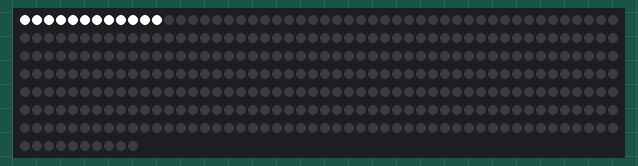
Bench run of a sketch on a simulated Arduino Uno, built with avr-gcc and run on an emulated ATmega328P. On the bench: 360 RGB LEDs in strip order, left to right, continuing on the next row. Dim RGB values are drawn brighter than linear; the strip is taken to match the declared colour order; random numbers use the default seed unless the sketch sets one.

Above: at 0.4 s.
At 11.09 s:
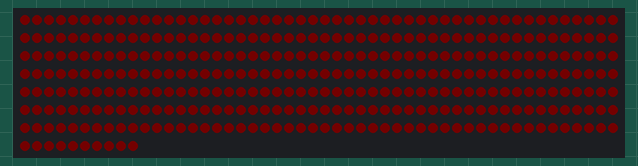
At 16.14 s:
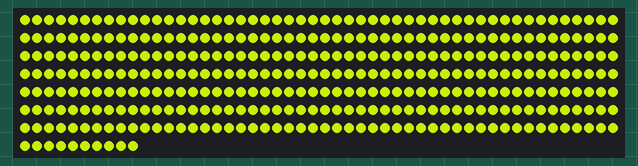
At 21.12 s:
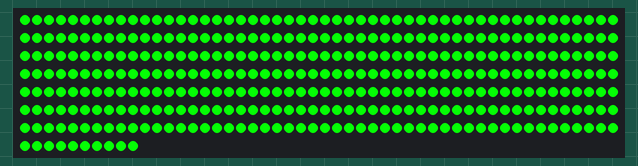
At 31.83 s:
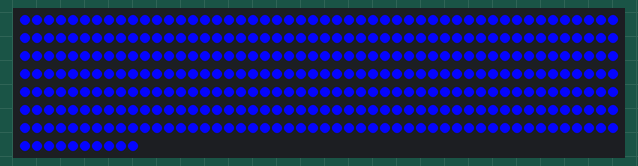
At 38.69 s:
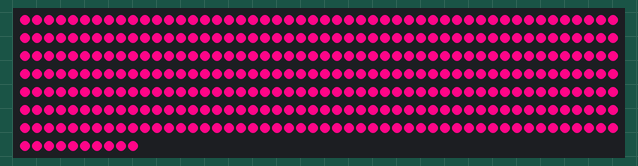

The sketch:

RGBWbasicLoop.ino
```cpp
// NeoPixel test program showing use of the WHITE channel for RGBW
// pixels only (won't look correct on regular RGB NeoPixel strips).

#include <Adafruit_NeoPixel.h>
#ifdef __AVR__
 #include <avr/power.h> // Required for 16 MHz Adafruit Trinket
#endif

// Which pin on the Arduino is connected to the NeoPixels?
// On a Trinket or Gemma we suggest changing this to 1:
#define LED_PIN     12

// How many NeoPixels are attached to the Arduino?
#define LED_COUNT  360

// NeoPixel brightness, 0 (min) to 255 (max)
#define BRIGHTNESS 255 // Set BRIGHTNESS to about 1/5 (max = 255)

// Declare our NeoPixel strip object:
Adafruit_NeoPixel strip(LED_COUNT, LED_PIN, NEO_RGBW + NEO_KHZ800);
// Argument 1 = Number of pixels in NeoPixel strip
// Argument 2 = Arduino pin number (most are valid)
// Argument 3 = Pixel type flags, add together as needed:
//   NEO_KHZ800  800 KHz bitstream (most NeoPixel products w/WS2812 LEDs)
//   NEO_KHZ400  400 KHz (classic 'v1' (not v2) FLORA pixels, WS2811 drivers)
//   NEO_GRB     Pixels are wired for GRB bitstream (most NeoPixel products)
//   NEO_RGB     Pixels are wired for RGB bitstream (v1 FLORA pixels, not v2)
//   NEO_RGBW    Pixels are wired for RGBW bitstream (NeoPixel RGBW products)

void setup() {
  // These lines are specifically to support the Adafruit Trinket 5V 16 MHz.
  // Any other board, you can remove this part (but no harm leaving it):
#if defined(__AVR_ATtiny85__) && (F_CPU == 16000000)
  clock_prescale_set(clock_div_1);
#endif
  // END of Trinket-specific code.

  //Serial.begin(115200);
  strip.begin();           // INITIALIZE NeoPixel strip object (REQUIRED)
  strip.show();            // Turn OFF all pixels ASAP
  strip.setBrightness(BRIGHTNESS);

  randomSeed(analogRead(0));

  colorWipe(strip.Color(  0,   0,   255, 255), 10); // True white (not RGB white)
}

void loop() {
  // Fill along the length of the strip in various colors...
//  colorWipe(strip.Color(255,   0,   0)     , 50); // Red
//  colorWipe(strip.Color(  0, 255,   0)     , 50); // Green
//  colorWipe(strip.Color(  0,   0, 255)     , 50); // Blue
//  colorWipe(strip.Color(  0,   0,   255, 255), 10); // True white (not RGB white)


  solidFader(100, 100);

  rainbowFade2White(30, 100);


}

// Fill strip pixels one after another with a color. Strip is NOT cleared
// first; anything there will be covered pixel by pixel. Pass in color
// (as a single 'packed' 32-bit value, which you can get by calling
// strip.Color(red, green, blue) as shown in the loop() function above),
// and a delay time (in milliseconds) between pixels.
void colorWipe(uint32_t color, int wait) {
  for(int i=0; i<strip.numPixels(); i++) { // For each pixel in strip...
    strip.setPixelColor(i, color);         //  Set pixel's color (in RAM)
    strip.show();                          //  Update strip to match
    delay(wait);                           //  Pause for a moment
  }
}


void rainbowFade2White(int wait, int rainbowLoops) {
  int fadeVal=100, fadeMax=100;

  // Hue of first pixel runs 'rainbowLoops' complete loops through the color
  // wheel. Color wheel has a range of 65536 but it's OK if we roll over, so
  // just count from 0 to rainbowLoops*65536, using steps of 256 so we
  // advance around the wheel at a decent clip.
  for(uint32_t firstPixelHue = 0; firstPixelHue < rainbowLoops*65536;
    firstPixelHue += 256) {

    for(int i=0; i<strip.numPixels(); i++) { // For each pixel in strip...

      // Offset pixel hue by an amount to make one full revolution of the
      // color wheel (range of 65536) along the length of the strip
      // (strip.numPixels() steps):
      uint32_t pixelHue = firstPixelHue + (i * 65536L / strip.numPixels());

      // strip.ColorHSV() can take 1 or 3 arguments: a hue (0 to 65535) or
      // optionally add saturation and value (brightness) (each 0 to 255).
      // Here we're using just the three-argument variant, though the
      // second value (saturation) is a constant 255.
      strip.setPixelColor(i, strip.gamma32(strip.ColorHSV(pixelHue, 255,
        255 * fadeVal / fadeMax)));
    }

    strip.show();
    delay(wait);

    if(firstPixelHue < 65536) {                              // First loop,
      if(fadeVal < fadeMax) fadeVal++;                       // fade in
      else  fadeVal = fadeMax; // Interim loop, make sure fade is at max
    }
  }

  delay(500); // Pause 1/2 second
}

void solidFader(int wait, int rainbowLoops) {
  int fadeVal=0, fadeMax=50, saturation = 2550;
  bool toggle = true;

  // Hue of first pixel runs 'rainbowLoops' complete loops through the color
  // wheel. Color wheel has a range of 65536 but it's OK if we roll over, so
  // just count from 0 to rainbowLoops*65536, using steps of 256 so we
  // advance around the wheel at a decent clip.
  for(int loop = 0; loop < rainbowLoops; loop++){
    for(uint32_t firstPixelHue = 0; firstPixelHue < 65536;
      firstPixelHue += 256) {

      // Offset pixel hue by an amount to make one full revolution of the
      // color wheel (range of 65536) along the length of the strip
      // (strip.numPixels() steps):
      uint32_t pixelHue = firstPixelHue;
      int randNum = random(10, 20);
      if(toggle) saturation--;
      else if (randNum < 15) saturation+=2;
      else saturation++;

      // strip.ColorHSV() can take 1 or 3 arguments: a hue (0 to 65535) or
      // optionally add saturation and value (brightness) (each 0 to 255).
      // Here we're using just the three-argument variant, though the
      // second value (saturation) is a constant 255.
      strip.fill(strip.gamma32(strip.ColorHSV(pixelHue, 200, 255 * fadeVal / fadeMax)));

      if(saturation <= 900) toggle = false;
      if (saturation >= 2550) toggle = true;

      if(fadeVal < fadeMax)fadeVal++;


      //Serial.println(saturation);
      delay(wait);
      strip.show();

    }
  }


}
```
